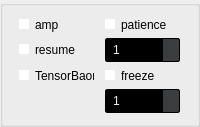
                 <widget class="QGroupBox" name="groupBox_11">
                  <property name="title">
                   <string/>
                  </property>
                  <property name="alignment">
                   <set>Qt::AlignLeading|Qt::AlignLeft|Qt::AlignVCenter</set>
                  </property>
                  <layout class="QGridLayout" name="gridLayout_15">
                   <item row="0" column="1">
                    <widget class="QCheckBox" name="patience_checkbox">
                     <property name="maximumSize">
                      <size>
                       <width>75</width>
                       <height>16777215</height>
                      </size>
                     </property>
                     <property name="styleSheet">
                      <string notr="true">QCheckBox {
    background-color: transparent;
    color: black;
    border: none;
    width: 15px;
    height: 15px;
    border-radius: 50%;

}

QCheckBox::indicator {
    background-color: white;
    color: black;
    width: 10px;
    height: 10px;
    border-radius: 50%;
}

QCheckBox::indicator:hover {
    background-color: orange;
}

QCheckBox::indicator:checked {
    background-color: #ff0800;
}</string>
                     </property>
                     <property name="text">
                      <string>patience</string>
                     </property>
                    </widget>
                   </item>
                   <item row="3" column="1">
                    <widget class="QCheckBox" name="freeze_checkbox">
                     <property name="maximumSize">
                      <size>
                       <width>75</width>
                       <height>16777215</height>
                      </size>
                     </property>
                     <property name="styleSheet">
                      <string notr="true">QCheckBox {
    background-color: transparent;
    color: black;
    border: none;
    width: 15px;
    height: 15px;
    border-radius: 50%;

}

QCheckBox::indicator {
    background-color: white;
    color: black;
    width: 10px;
    height: 10px;
    border-radius: 50%;
}

QCheckBox::indicator:hover {
    background-color: orange;
}

QCheckBox::indicator:checked {
    background-color: #ff0800;
}</string>
                     </property>
                     <property name="text">
                      <string>freeze</string>
                     </property>
                    </widget>
                   </item>
                   <item row="3" column="0">
                    <widget class="QCheckBox" name="tensorboardCheckbox">
                     <property name="maximumSize">
                      <size>
                       <width>100</width>
                       <height>16777215</height>
                      </size>
                     </property>
                     <property name="styleSheet">
                      <string notr="true">QCheckBox {
    background-color: transparent;
    color: black;
    border: none;
    width: 15px;
    height: 15px;
    border-radius: 50%;

}

QCheckBox::indicator {
    background-color: white;
    color: black;
    width: 10px;
    height: 10px;
    border-radius: 50%;
}

QCheckBox::indicator:hover {
    background-color: orange;
}

QCheckBox::indicator:checked {
    background-color: #ff0800;
}</string>
                     </property>
                     <property name="text">
                      <string>TensorBaord</string>
                     </property>
                    </widget>
                   </item>
                   <item row="2" column="1">
                    <widget class="QSpinBox" name="patience_input">
                     <property name="maximumSize">
                      <size>
                       <width>75</width>
                       <height>16777215</height>
                      </size>
                     </property>
                     <property name="styleSheet">
                      <string notr="true">QSpinBox, QDoubleSpinBox, QDateTimeEdit {
    background-color: rgb(0, 0, 0) /*bg_gen*/;
    color: rgb(238, 238, 238) /*txt*/;
    border: 1px solid #000;
    padding: 3px;
    padding-left: 5px;
    border-radius: 2px;
}

QDoubleSpinBox::up-button, QSpinBox::up-button, QDateTimeEdit::up-button {
    border-top-right-radius: 2px;
    background-color: rgb(59, 61, 62) /*bg_alt*/;
    width: 16px;
    border-width: 1px;
}

QDoubleSpinBox::up-button:hover, QSpinBox::up-button:hover, QDateTimeEdit::up-button:hover {
    background-color: orange;
}

QDoubleSpinBox::up-button:pressed, QSpinBox::up-button:pressed, QDateTimeEdit::up-button:pressed {
    background-color: red;
}

QDoubleSpinBox::up-arrow, QSpinBox::up-arrow, QDateTimeEdit::up-arrow {
    image: url(:/16x16/icons/16x16/up.gif);
    width: 7px;
    height: 7px;
}

QDoubleSpinBox::down-button, QSpinBox::down-button, QDateTimeEdit::down-button {
    border-bottom-right-radius: 2px;
    background-color: rgb(59, 61, 62) /*bg_alt*/;
    width: 16px;
    border-width: 1px;
}

QDoubleSpinBox::down-button:hover, QSpinBox::down-button:hover, QDateTimeEdit::down-button:hover {
    background-color: orange;
}

QDoubleSpinBox::down-button:pressed, QSpinBox::down-button:pressed, QDateTimeEdit::down-button:pressed {
    background-color: red;
}

QDoubleSpinBox::down-arrow, QSpinBox::down-arrow, QDateTimeEdit::down-arrow {
    image: url(:/16x16/icons/16x16/down.gif);
    width: 7px;
    height: 7px;
}</string>
                     </property>
                     <property name="minimum">
                      <number>1</number>
                     </property>
                     <property name="maximum">
                      <number>200</number>
                     </property>
                    </widget>
                   </item>
                   <item row="2" column="0">
                    <widget class="QCheckBox" name="resume_checkbox">
                     <property name="maximumSize">
                      <size>
                       <width>75</width>
                       <height>16777215</height>
                      </size>
                     </property>
                     <property name="styleSheet">
                      <string notr="true">QCheckBox {
    background-color: transparent;
    color: black;
    border: none;
    width: 15px;
    height: 15px;
    border-radius: 50%;

}

QCheckBox::indicator {
    background-color: white;
    color: black;
    width: 10px;
    height: 10px;
    border-radius: 50%;
}

QCheckBox::indicator:hover {
    background-color: orange;
}

QCheckBox::indicator:checked {
    background-color: #ff0800;
}</string>
                     </property>
                     <property name="text">
                      <string>resume</string>
                     </property>
                    </widget>
                   </item>
                   <item row="4" column="1">
                    <widget class="QSpinBox" name="freeze_input">
                     <property name="maximumSize">
                      <size>
                       <width>75</width>
                       <height>16777215</height>
                      </size>
                     </property>
                     <property name="styleSheet">
                      <string notr="true">QSpinBox, QDoubleSpinBox, QDateTimeEdit {
    background-color: rgb(0, 0, 0) /*bg_gen*/;
    color: rgb(238, 238, 238) /*txt*/;
    border: 1px solid #000;
    padding: 3px;
    padding-left: 5px;
    border-radius: 2px;
}

QDoubleSpinBox::up-button, QSpinBox::up-button, QDateTimeEdit::up-button {
    border-top-right-radius: 2px;
    background-color: rgb(59, 61, 62) /*bg_alt*/;
    width: 16px;
    border-width: 1px;
}

QDoubleSpinBox::up-button:hover, QSpinBox::up-button:hover, QDateTimeEdit::up-button:hover {
    background-color: orange;
}

QDoubleSpinBox::up-button:pressed, QSpinBox::up-button:pressed, QDateTimeEdit::up-button:pressed {
    background-color: red;
}

QDoubleSpinBox::up-arrow, QSpinBox::up-arrow, QDateTimeEdit::up-arrow {
    image: url(:/16x16/icons/16x16/up.gif);
    width: 7px;
    height: 7px;
}

QDoubleSpinBox::down-button, QSpinBox::down-button, QDateTimeEdit::down-button {
    border-bottom-right-radius: 2px;
    background-color: rgb(59, 61, 62) /*bg_alt*/;
    width: 16px;
    border-width: 1px;
}

QDoubleSpinBox::down-button:hover, QSpinBox::down-button:hover, QDateTimeEdit::down-button:hover {
    background-color: orange;
}

QDoubleSpinBox::down-button:pressed, QSpinBox::down-button:pressed, QDateTimeEdit::down-button:pressed {
    background-color: red;
}

QDoubleSpinBox::down-arrow, QSpinBox::down-arrow, QDateTimeEdit::down-arrow {
    image: url(:/16x16/icons/16x16/down.gif);
    width: 7px;
    height: 7px;
}</string>
                     </property>
                     <property name="minimum">
                      <number>1</number>
                     </property>
                     <property name="maximum">
                      <number>200</number>
                     </property>
                    </widget>
                   </item>
                   <item row="0" column="0">
                    <widget class="QCheckBox" name="amp_true">
                     <property name="styleSheet">
                      <string notr="true">QCheckBox {
    background-color: transparent;
    color: black;
    border: none;
    width: 15px;
    height: 15px;
    border-radius: 50%;

}

QCheckBox::indicator {
    background-color: white;
    color: black;
    width: 10px;
    height: 10px;
    border-radius: 50%;
}

QCheckBox::indicator:hover {
    background-color: orange;
}

QCheckBox::indicator:checked {
    background-color: #ff0800;
}</string>
                     </property>
                     <property name="text">
                      <string>amp</string>
                     </property>
                    </widget>
                   </item>
                  </layout>
                 </widget>
